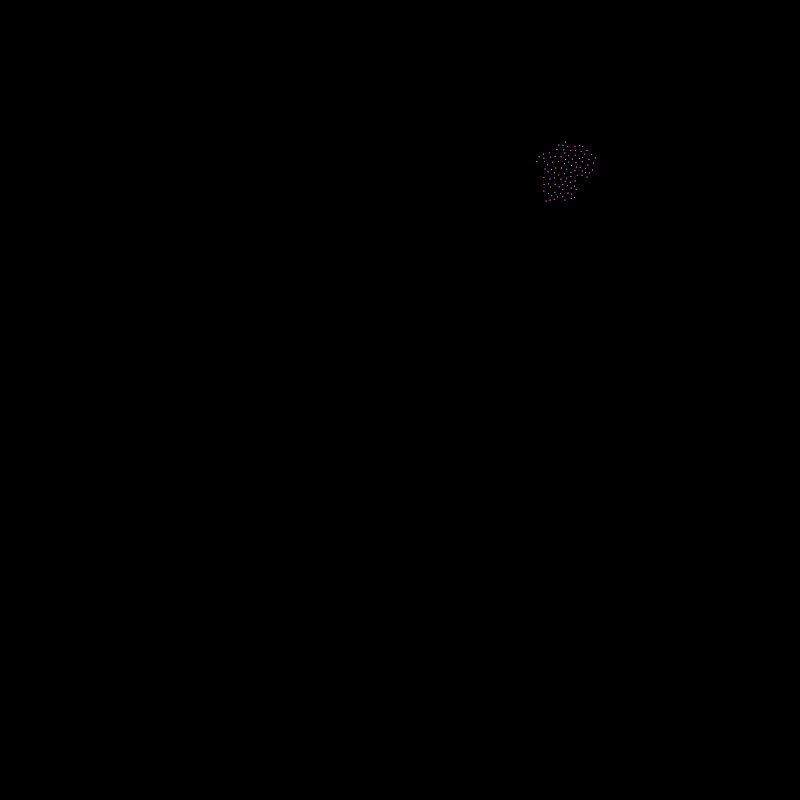
Frame 1 (no input)
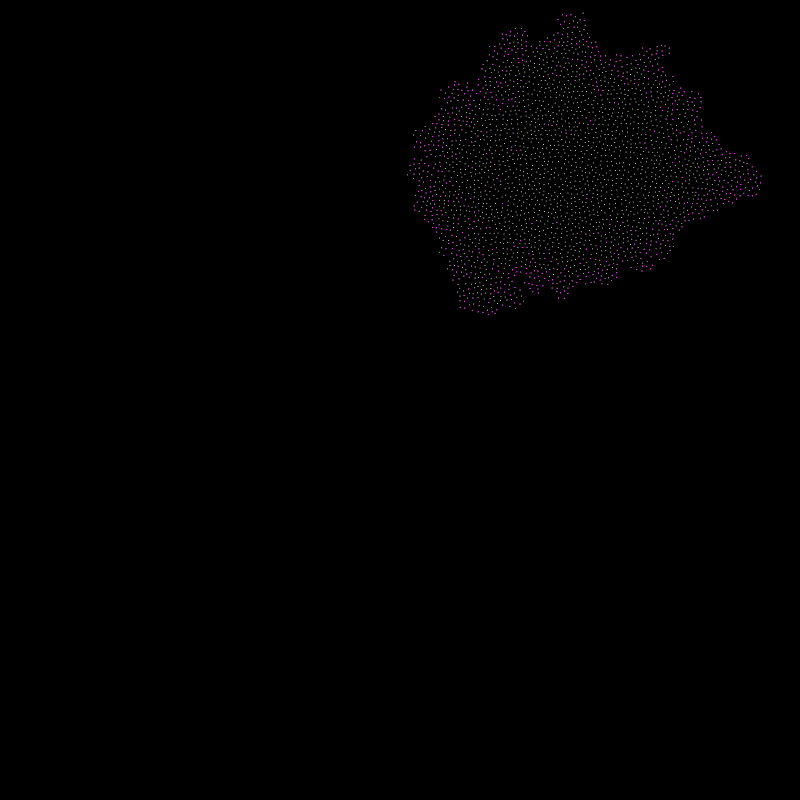
Frame 60 (no input)
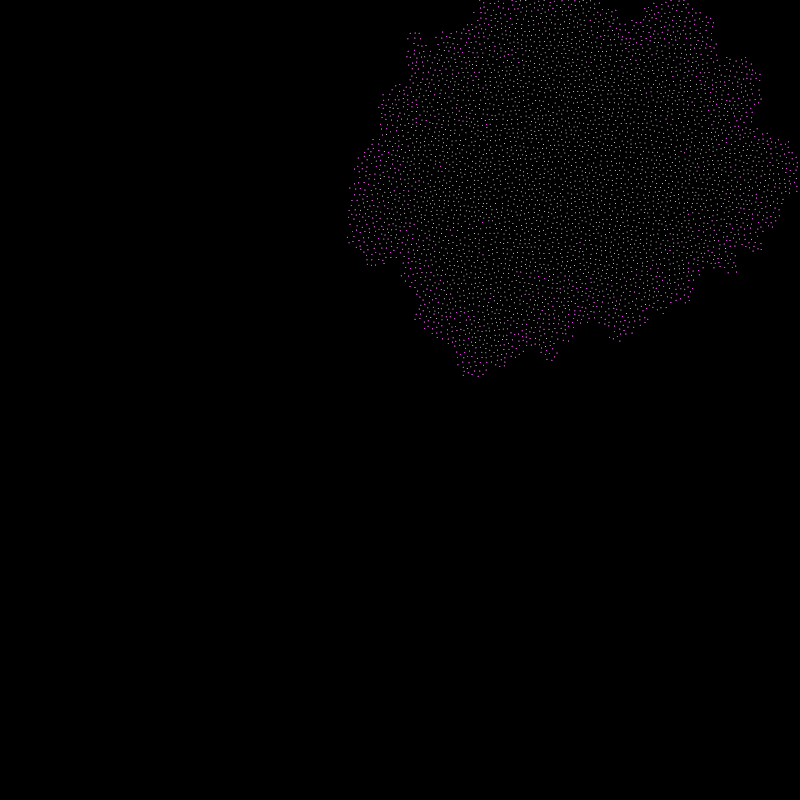
Frame 120 (the mouse pressed at the canvas centre since frame 60)

The p5.js sketch that drew these frames (run headless with seeded random() and noise() and a simulated clock; from frame 60 on, the mouse is pressed at the canvas centre):

// p5.js sketch
// ── sketch.js
let width = 800;
let height = 800;

let r = 4;
let k = 30;

let grid = [];
let w;
let cols;
let rows;
let active = [];

function setup() {
    createCanvas(width, height);

    background(0);
    strokeWeight(1);

    w = r / sqrt(2)

    cols = floor(width / w);
    rows = floor(height / w);
    for (let i = 0; i < cols * rows; i++) {
        grid[i] = undefined;
    }

    let pos = createVector(random(width), random(height))
    let i = floor(pos.x / w);
    let j = floor(pos.y / w);
    grid[i + j * cols] = pos;
    active.push(pos);

}


function draw() {
    background(0);

    for (let t = 0; t < 50; t++) {
        if (active.length > 0) {
            let randIndex = floor(random(active.length));
            let pos = active[randIndex];
            let found = false;
            for (let n = 0; n < k; n++) {
                let sample = p5.Vector.random2D();
                sample.setMag(random(r, 2 * r));
                sample.add(pos);

                let col = floor(sample.x / w);
                let row = floor(sample.y / w);

                if (col >= 0 && row >= 0 && col < cols && row < rows && !grid[col + row * cols]) {


                    let valid = true;
                    for (let i = -1; i <= 1; i++) {
                        for (let j = -1; j <= 1; j++) {
                            let index = (col + i) + (row + j) * cols;
                            let neighbor = grid[index];
                            if (neighbor) {
                                let d = p5.Vector.dist(sample, neighbor);
                                if (d < r) {
                                    valid = false;
                                    break;
                                }
                            }
                        }
                    }
                    if (valid) {
                        found = true;
                        grid[col + row * cols] = sample;
                        active.push(sample);
                        // break;
                    }
                }

            }
            if (!found) {
                active.splice(randIndex, 1);
            }
        }

    }

    for (let i = 0; i < grid.length; i++) {
        if (grid[i]) {
            stroke(255);
            strokeWeight(1);
            point(grid[i].x, grid[i].y);
        }
    }
    for (let i = 0; i < active.length; i++) {
        stroke(255, 0, 255);
        strokeWeight(1);
        point(active[i].x, active[i].y);
    }
}
